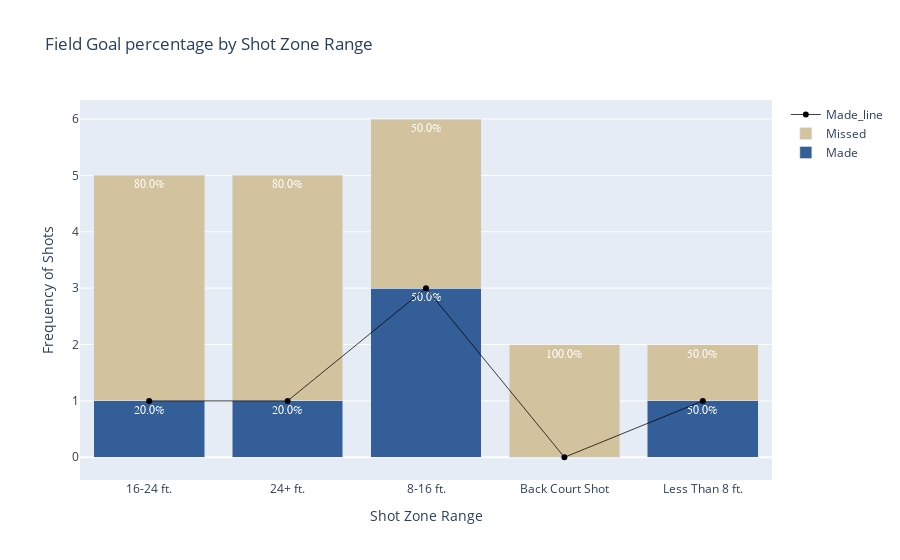

Write notebook code for a chart like this one.
### Code cell
league_copy = league_avg_2.copy()

cross_tab = pd.crosstab(league_copy['SHOT_ZONE_RANGE'], league_copy['SHOT_MADE_FLAG'], margins=True)
cross_tab['FG_PCT'] = round(cross_tab[1]/cross_tab['All'],3)

main_data = cross_tab.drop(columns='All')[:-1]  
made = [str(round(data*100,1)) + '%' for data in main_data.FG_PCT]
missed = [str(round((1-data)*100,1)) + '%' for data in main_data.FG_PCT]
x = main_data.index
color_1 = dict(color='#345e98')
color_2 = dict(color='#d2c29d')
scatter_line = dict(color='black', width=.75)
font = dict(family='sans serif', size=12, color='white')

made_bar = go.Bar(
    text= made,
    name = 'Made',
    x = x,
    y = main_data[1],
    textfont = font,
    marker = color_1,
)

line = go.Scatter(
    x = x,
    y = main_data[1],
    line = scatter_line,
    name='Made_line'
)

missed_bar = go.Bar(
    text = missed,
    name ='Missed',
    x = x,
    y = main_data[0],
    textfont = font,
    marker = color_2,
)

fig_data = [made_bar, missed_bar, line]

fig = go.Figure(data=fig_data)

fig.update_layout(go.Layout(
    
    title = 'Field Goal percentage by Shot Zone Range',
    yaxis_title = 'Frequency of Shots',
    xaxis_title = 'Shot Zone Range',
    showlegend =True,
    barmode='stack'
))

plotly.offline.iplot(fig)

### Figure 1 — Plotly figure (JSON) as saved in the notebook; plotly's stock layout.template omitted (floating-point values rounded to 4 significant figures)
{"data": [{"marker": {"color": "#345e98"}, "name": "Made", "text": ["20.0%", "20.0%", "50.0%", "0.0%", "50.0%"], "textfont": {"color": "white", "family": "sans serif", "size": 12}, "type": "bar", "x": ["16-24 ft.", "24+ ft.", "8-16 ft.", "Back Court Shot", "Less Than 8 ft."], "y": [1, 1, 3, 0, 1]}, {"marker": {"color": "#d2c29d"}, "name": "Missed", "text": ["80.0%", "80.0%", "50.0%", "100.0%", "50.0%"], "textfont": {"color": "white", "family": "sans serif", "size": 12}, "type": "bar", "x": ["16-24 ft.", "24+ ft.", "8-16 ft.", "Back Court Shot", "Less Than 8 ft."], "y": [4, 4, 3, 2, 1]}, {"line": {"color": "black", "width": 0.75}, "name": "Made_line", "type": "scatter", "x": ["16-24 ft.", "24+ ft.", "8-16 ft.", "Back Court Shot", "Less Than 8 ft."], "y": [1, 1, 3, 0, 1]}], "layout": {"barmode": "stack", "showlegend": true, "title": {"text": "Field Goal percentage by Shot Zone Range"}, "xaxis": {"title": {"text": "Shot Zone Range"}}, "yaxis": {"title": {"text": "Frequency of Shots"}}}}
